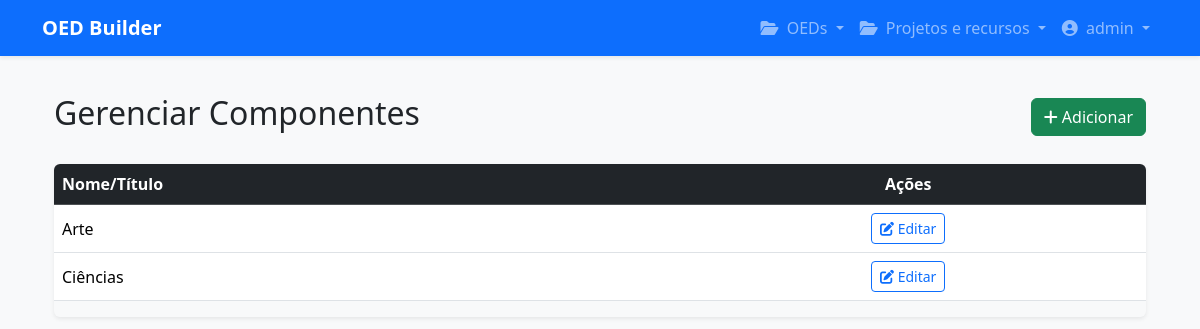
/projetos/componente/listar/ (signed in), run on the app's committed database.
### usuarios/models.py (models this page shows, shortened)
class Usuario(AbstractUser):
    email = models.EmailField('E-mail', unique=True) # Torna o e-mail obrigatório e único
    aprovado = models.BooleanField('Aprovado pelo Coordenador', default=False)

### projetos/models.py (models this page shows, shortened)
class Componente(AuditoriaBase):
    nome = models.CharField('Componente', max_length=100, unique=True)
    class Meta:
        verbose_name = 'Componente'
        verbose_name_plural = 'Componentes'
        ordering = ['nome']

### projetos/views.py (the view)
# urls.py: path('componente/listar/', views.ComponenteListView.as_view(), name='listar_componentes'),
class ComponenteListView(CoordenadorRequiredMixin, ListView):
    model = Componente
    template_name = 'projetos/lista_generica.html'
    context_object_name = 'componentes'
    ordering = ['nome']
    def get_context_data(self, **kwargs):
        context = super().get_context_data(**kwargs)
        context['verbose_name'] = self.model._meta.verbose_name
        context['verbose_name_plural'] = self.model._meta.verbose_name_plural
        return context
    def get_create_url(self): return reverse_lazy('novo_componente')
    def get_update_url_name(self): return "editar_componente"

### projetos/views.py (called while the page is built)
    def test_func(self):
        return self.request.user.groups.filter(name='Coordenador').exists() or self.request.user.is_superuser

### projetos/templates/projetos/lista_generica.html
{% extends "base.html" %}
{% block content %}
<div class="container mt-4">
    <div class="d-flex justify-content-between align-items-center mb-4">
        <h2>Gerenciar {{ verbose_name_plural|default:"Registros" }}</h2>
        <a href="{{ view.get_create_url }}" class="btn btn-success">
            <i class="fas fa-plus"></i> Adicionar
        </a>
    </div>
    <div class="table-responsive shadow-sm rounded">
        <table class="table table-hover align-middle bg-white">
            <thead class="table-dark">
                <tr>
                    <th>Nome/Título</th>
                    <th class="text-center">Ações</th>
                </tr>
            </thead>
            <tbody>
                {% for item in object_list %}
                <tr>
                    <td>{{ item.nome }}</td>
                    <td class="text-center">
                        <a href="{% url view.get_update_url_name pk=item.pk %}" class="btn btn-sm btn-outline-primary">
                            <i class="fas fa-edit"></i> Editar
                        </a>
                    </td>
                </tr>
                {% empty %}
                <tr><td colspan="2" class="text-center text-muted">Nenhum registro encontrado.</td></tr>
                {% endfor %}
            </tbody>
        </table>
    </div>
</div>
{% endblock %}

### core/templates/base.html (shortened to what this page needs)
{% load django_bootstrap5 %}
{% load static %}
<!DOCTYPE html>
<html lang="pt-br">
<head>
    {% bootstrap_css %}
    <link rel="stylesheet" href="{% static 'css/style.css' %}">
    <link rel="stylesheet" href="https://cdnjs.cloudflare.com/ajax/libs/font-awesome/6.5.1/css/all.min.css">
</head>
<body class="bg-light">
    <nav class="navbar navbar-expand-lg navbar-dark bg-primary fixed-top shadow-sm">
        <div class="container">
            <a class="navbar-brand fw-bold" href="{% url 'home' %}">OED Builder</a>
            <div class="collapse navbar-collapse" id="navbarNav">
                <ul class="navbar-nav ms-auto">
                    {% if request.user.is_authenticated %}
                    <li class="nav-item dropdown">
                        <a class="nav-link dropdown-toggle" href="#" id="navbarDropdownOeds" role="button"
                            data-bs-toggle="dropdown" aria-expanded="false">
                            <i class="fas fa-folder-open me-1"></i> OEDs
                        </a>
                    </li>
                    <li class="nav-item dropdown">
                        <a class="nav-link dropdown-toggle" href="#" id="navbarDropdownProjetos" role="button"
                            data-bs-toggle="dropdown" aria-expanded="false">
                            <i class="fas fa-folder-open me-1"></i> Projetos e recursos
                        </a>
                    </li>
                    <li class="nav-item dropdown">
                        <a class="nav-link dropdown-toggle" href="#" id="userDropdown" role="button"
                            data-bs-toggle="dropdown" aria-expanded="false">
                            <i class="fas fa-user-circle me-1"></i> {{ request.user.username }}
                        </a>
                    </li>
                    {% endif %}
                </ul>
            </div>
        </div>
    </nav>
    <main class="container">
        {% block content %}
        {% endblock %}
    </main>
</body>
</html>

### core/templates/base.html (style rules this page uses)
body { padding-top: 70px; }

### data on the page
Usuario: user.username "admin"
Componente: nome "Arte"
Componente: nome "Ciências"

### other printed values
{{ verbose_name_plural|default:"Registros" }} "Componentes"
